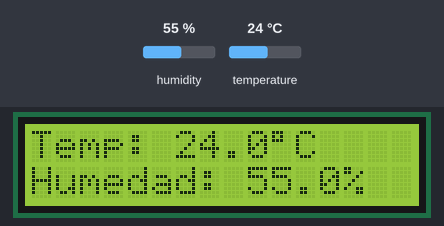
A sketch run on a simulated Arduino Uno, built with avr-gcc and run on an emulated ATmega328P. Parts: 16×2 character LCD. The test bench sets the inputs (shaded band); at power-on: humidity 55 %, temperature 24 °C.

Above: at 3.2 s.
3.3 s: humidity set to 22 %
At 5.6 s:
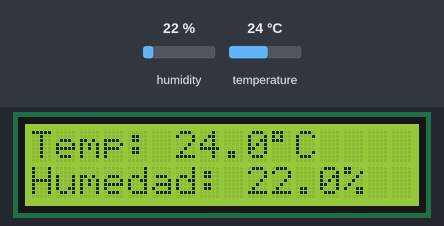
6.5 s: temperature set to 12 °C
At 7.9 s:
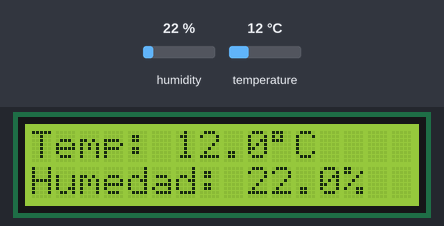
9.7 s: humidity set to 40 %
At 12.5 s:
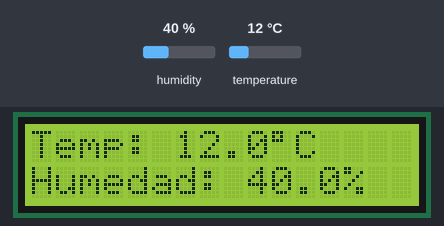
13.6 s: temperature set to 19 °C
At 16.0 s:
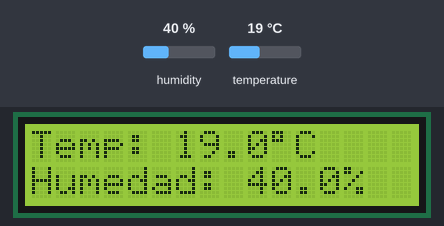
Timing chart, 0 to 17.5 s (numbered marks = the images above; inputs shaded):
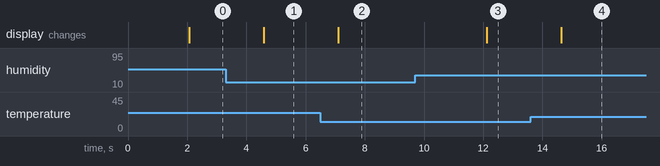

Measured:
- after the input at 3.3 s, the display: changes after 1.3 s (image 1)
- after the input at 6.5 s, the display: changes after 0.60 s (image 2)
- after the input at 9.7 s, the display: changes after 2.4 s (image 3)
- after the input at 13.6 s, the display: changes after 1.0 s (image 4)

The sketch:

Codigo_DHT22.ino
```cpp
#include <LiquidCrystal.h>
#include <DHT.h>

// Conservar las conexiones originales de la LCD
LiquidCrystal lcd(7, 6, 5, 4, 3, 2);

// Usar el mismo pin DAT con el que ya funcionó el sensor
#define DHTPIN A0
#define DHTTYPE DHT22

DHT dht(DHTPIN, DHTTYPE);

void setup() {
  lcd.begin(16, 2);
  dht.begin();

  lcd.setCursor(0, 0);
  lcd.print("Iniciando DHT22");

  delay(2000);
  lcd.clear();
}

void loop() {
  float temperatura = dht.readTemperature();
  float humedad = dht.readHumidity();

  if (isnan(temperatura) || isnan(humedad)) {
    lcd.setCursor(0, 0);
    lcd.print("Error sensor    ");
    lcd.setCursor(0, 1);
    lcd.print("Revise conexion ");
  } else {
    lcd.setCursor(0, 0);
    lcd.print("Temp: ");
    lcd.print(temperatura, 1);
    lcd.write(byte(223));
    lcd.print("C   ");

    lcd.setCursor(0, 1);
    lcd.print("Humedad: ");
    lcd.print(humedad, 1);
    lcd.print("%   ");
  }

  // El DHT22 necesita un intervalo entre lecturas
  delay(2500);
}
```
